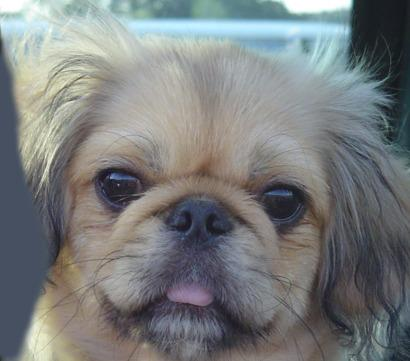
#> input picture Harris_Results_m3_k0.04/dog/dog.jpg, 410 x 361 px, given in place of dog.bmp, which was not available
$ jupyter execute harris.ipynb
#> lines starting #> are read from the running program, lines starting #| are printed output that depends on the picture; after the words box and inside, x2 and y2 are one past the last pixel; in counts of white or black regions, pixels touching at a corner belong together; long printed decimals are rounded; pictures that were not available may be replaced by others from this repository, and a replacement may not be noted
[cell 1]
import os
import cv2 as cv
import numpy as np
import matplotlib.pyplot as plt
from matplotlib import image as mpimg
from my_imfilter import my_imfilter
from math import *
from skimage.color import rgb2gray
import cv2
import os
import sys
import numpy as np
from PIL import Image
import scipy.ndimage as ndimage
import matplotlib.pyplot as plt
import matplotlib.image as mpimg
from scipy.ndimage.filters import convolve

[cell 2]
#step-1 finding the gradients

#the earlier code which I implemented in canny edge detector is being used.


img= mpimg.imread('../data/dog.bmp').astype('float')/255.0

img1=rgb2gray(img)
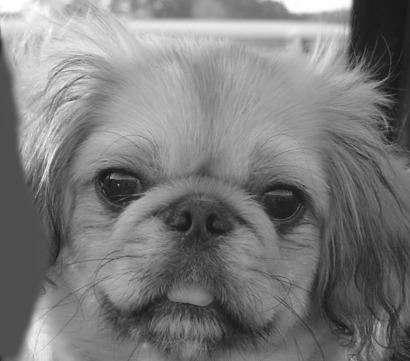
#> img1: shape (361, 410) float64; min 0.0679, max 1, mean 0.485
plt.imshow(img1)

soblex= np.array((-1, 0, 1 ,-2, 0, 2,  -1, 0, -1))
soblex= soblex.reshape(3,3)
sobley=np.array((1, 2, 1 ,0, 0, 0,  -1, -2, -1))
sobley=sobley.reshape(3,3)
gradx = ndimage.filters.convolve(img1, soblex)
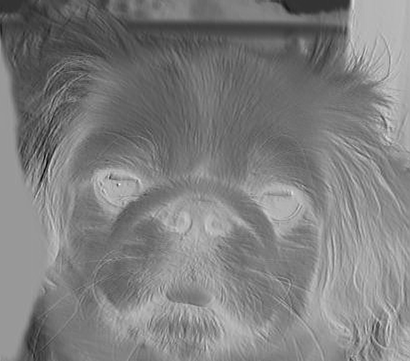
#> gradx: shape (361, 410) float64; min -2.7, max 0.767, mean -0.971; drawn with min black and max white
grady= ndimage.filters.convolve(img1, sobley)
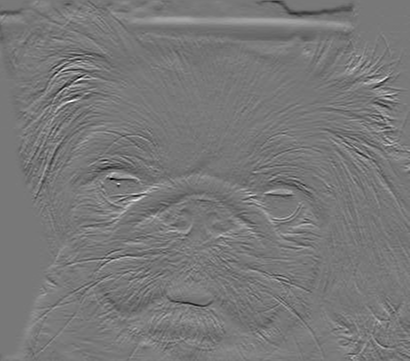
#> grady: shape (361, 410) float64; min -1.65, max 1.84, mean -0.00429; drawn with min black and max white

[cell 3]
#now we will find the matrix m for each pixel.
#nd use it to find the R values for each pixel.

[cell 4]
Ix= gradx
Iy= grady
Ixx= Ix*Ix
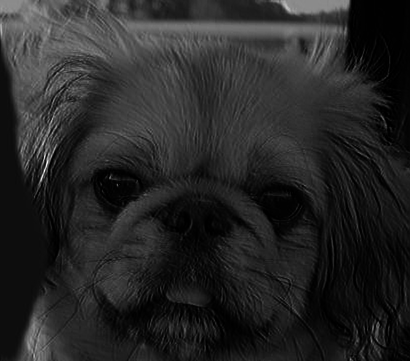
#> Ixx: shape (361, 410) float64; min 4.72e-08, max 7.29, mean 1.11; drawn with min black and max white
Iyy= Iy * Iy
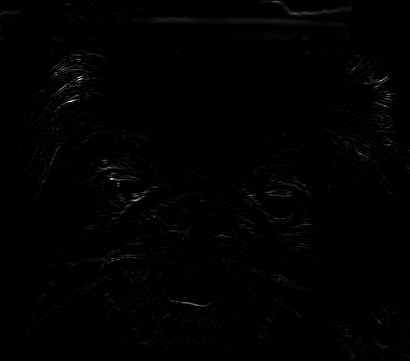
#> Iyy: shape (361, 410) float64; min 0, max 3.37, mean 0.0246; drawn with min black and max white
Ixy= Ix*Iy
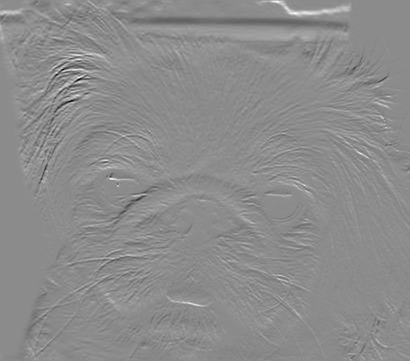
#> Ixy: shape (361, 410) float64; min -2.47, max 2.03, mean 0.0104; drawn with min black and max white
#wind_size= (2*s+1 ) x 2*s+1

k=0.04 ##a parameter being set.
s=3
m= img.shape[0]
#> m = 361
n=img.shape[1]
#> n = 410
r= np.zeros((m,n),float)
# we are assuming the weights are one.
#that is we are using a rectangular weight matrix.
for i in range (s,m-s):
    for j in range(s, n-s):
        kxx = Ixx[i-s : i+s+1, j-s : j+s+1]
        kxy = Ixy[i-s : i+s+1, j-s : j+s+1]
        kyy = Iyy[i-s : i+s+1, j-s : j+s+1]

        Sxx=kxx.sum()
        Syy=kyy.sum()
        Sxy=kxy.sum()

        det= Sxx*Syy - (Sxy*Sxy)
        trace = Sxx + Syy
        r[i,j]=det - (k*(trace)*(trace))
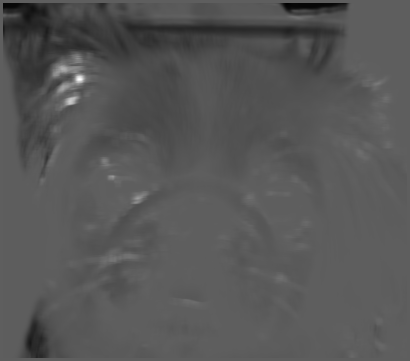
#> r: shape (361, 410) float64; min -1655.2, max 2804.7, mean -132.5; drawn with min black and max white

print(r.max())
#| 2804.667

[cell 5]
#Now we find the corner list and for this we use a threshold value.
#which is ratio times of maximum value or minimum value in case handling negatives.

[cell 6]
ratio = 0.1

threshold=r.max()*ratio
#> threshold = 280.5


print(threshold)
#| 280.467
corners=[]
for i in range(m):
    for j in range(n):
        if r[i,j] > threshold:
            corners.append([ i, j, r[i,j]])
#> after the loop, corners = 1110 items, first 6: [17, 296, 288.4], [17, 297, 289.9], [17, 298, 280.5], [54, 76, 332.3], [54, 77, 344.1], [54, 78, 284.3]

[cell 7]
### now we will do non maximal suppression similar to what we did in canny edge detection algorithm.
# here we will chooose only one pixel out of many neighbours and suppress all the neighbours and make them non corner.


sorted_list= sorted(corners, key=lambda x: x[2])
#> sorted_list = 1110 items, first 6: [17, 298, 280.5], [93, 56, 280.6], [256, 133, 280.7], [80, 87, 280.8], [86, 74, 281.2], [82, 376, 281.4]

visited= np.zeros(img1.shape)
# 0 for not visited
# 1 for being visited.

[cell 8]
def isvalid(a, b, dim):
    if(a<0 or a>=dim[0]):
        return 0
    if(b<0 or b>=dim[1]):
        return 0
    return 1

final_corners=[]
for i in range(len(sorted_list)):
    x= corners[i][0]
    y=corners[i][1]

    if(visited[x][y]==0):
        final_corners.append([x,y])
        # being marked visited
        visited[x][y]=1

        dx=[1,1,0,-1,-1,-1,0,1]
        dy=[0,1,1,1, 0, -1,-1,-1]
        # all the neighbours are being marked visited as only one of them is being used.
        for k in range(8):
            for j in range(1,4):
                xcor=x+j*dx[k]
                ycor=y+j*dy[k]
                if(isvalid(xcor, ycor, img.shape)):
                    visited[xcor,ycor]=1

    else:
        continue
#> this loop made 1110 passes
#> (x, y) on passes 1 to 12: (17, 296), (17, 297), (17, 298), (54, 76), (54, 77), (54, 78), (55, 73), (55, 74), (55, 75), (55, 76), (55, 77), (55, 78)
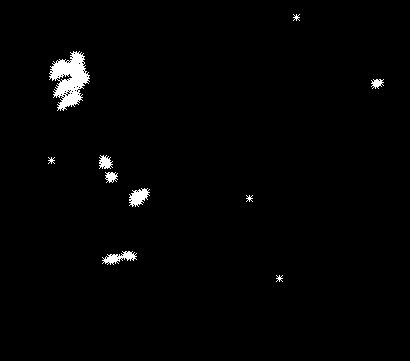
#> visited: shape (361, 410) float64; values 0 (black) and 1 (white), 1.5% white; 10 white regions, largest, box (x1, y1, x2, y2) and area: (49, 51, 90, 111) 1335, (129, 188, 150, 207) 237, (102, 251, 137, 265) 235
#> after the loop, final_corners = 199 pairs, first value 17 to 278, second value 51 to 380

[cell 9]
### now we will mark corners.
corner_image= img.copy()
for i in range(len(final_corners)):
    x=final_corners[i][0]
    y=final_corners[i][1]
    corner_image[x,y]=[0,0,1]


    for k in range(8):
            for j in range(1,5):
                xcor= x+(j*dx[k])
                ycor= y+(j*dy[k])

                if(isvalid(xcor, ycor, img.shape)):
                    corner_image[xcor,ycor]=[1,0,0]
#> this loop made 199 passes
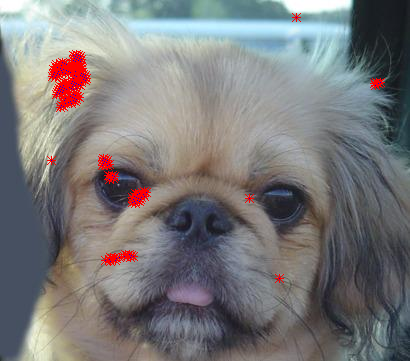
#> corner_image: shape (361, 410, 3) float64; mean R, G, B 0.482, 0.477, 0.481
plt.imshow(corner_image)
